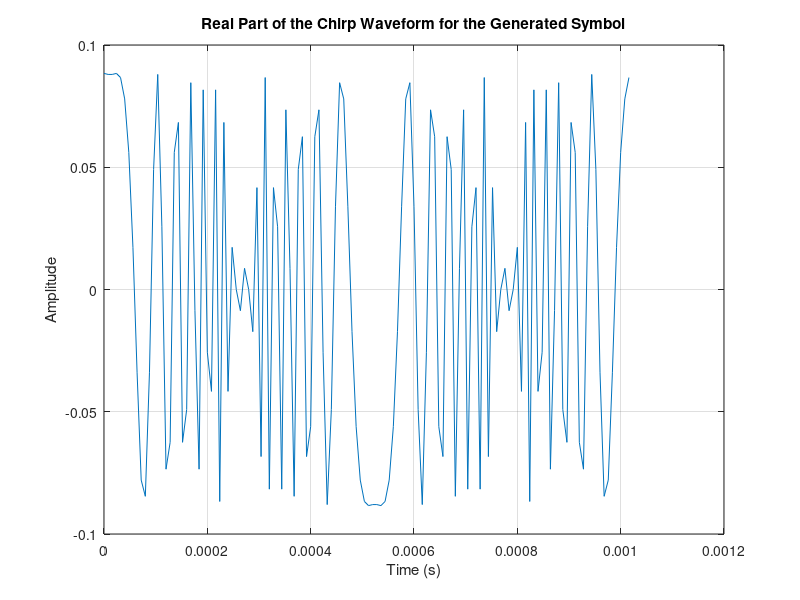
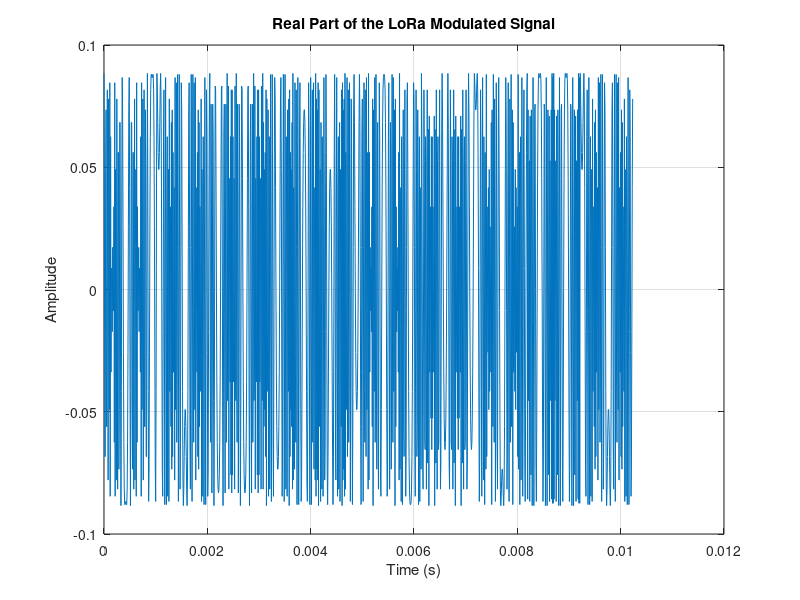

These figures' MATLAB source, in order: (Note: this script raises an error after producing the figures.)
% LORA modulation(Frequency Shift Chirp Modulation (FSCM)).

SF = 7;
B = 125e3;
T = 1 / B;
Ts = 2^SF * T;
% binary vector w of length SF
w = randi([0, 1], 1, SF);
s_nTs = sum(w .* 2.^(0:SF-1)); %number in the range [0, 2^SF - 1]
fprintf('Spreading Factor (SF): %d\n', SF);
fprintf('Binary Vector (w): ');
disp(w);
fprintf('Generated Symbol (s_nTs): %d\n', s_nTs);
k = 0:(2^SF - 1); % Time index K (0 to 2^SF-1)
chirp_waveform = (1/sqrt(2^SF)) * exp(1j * 2 * pi * ((s_nTs + k) .* k) / (2^SF));
% Plot the real part of the chirp waveform to visualize
figure;
plot(k * T, real(chirp_waveform));
xlabel('Time (s)');
ylabel('Amplitude');
title('Real Part of the Chirp Waveform for the Generated Symbol');
grid on;
numSymbols = 10;
symbols = randi([0, 2^SF - 1], 1, numSymbols);
disp(symbols);
modulated_signal = [];
k = 0:(2^SF - 1);
for i = 1:numSymbols
% Current symbol
s_nTs = symbols(i);
% chirp is shifted in frequency by s_nTs
chirp_waveform = (1/sqrt(2^SF)) * exp(1j * 2 * pi * ((s_nTs + k) .* k) / (2^SF));
%append chirp wavieform to the modulated signal
modulated_signal = [modulated_signal, chirp_waveform];
end
time_vector = (0:length(modulated_signal) - 1) * T;
figure;
plot(time_vector, real(modulated_signal));
xlabel('Time (s)');
ylabel('Amplitude');
title('Real Part of the LoRa Modulated Signal');
grid on;
figure;
spectrogram(modulated_signal, 64, 32, 128, B, 'yaxis');
title('Spectrogram of the LoRa Modulated Signal');
time_vector = (0:length(modulated_signal) - 1) * T;

% AWGN channel 
SNR_dB = 10;
awgn_signal = awgn(modulated_signal, SNR_dB, 'measured');
figure;
plot(time_vector, real(awgn_signal));
xlabel('Time (s)');
ylabel('Amplitude');
title('Received Signal in AWGN Channel');
grid on;
figure;
spectrogram(awgn_signal, 64, 32, 128, B, 'yaxis');
title('Spectrogram of the Received Signal in AWGN Channel');

% Frequency - Selectivity Channel
h = [sqrt(0.8), sqrt(0.2)]; % Channel impulse response
faded_signal = filter(h, 1, modulated_signal); % Apply channel effect
faded_awgn_signal = awgn(faded_signal, SNR_dB, 'measured');
figure;
plot(time_vector, real(faded_awgn_signal));
xlabel('Time (s)');
ylabel('Amplitude');
title('Received Signal in Frequency-Selective Channel');
grid on;
figure;
spectrogram(faded_awgn_signal, 64, 32, 128, B, 'yaxis');
title('Spectrogram of the Received Signal in Frequency-Selective Channel');
SNR_dB = 10;
received_signal = awgn(modulated_signal, SNR_dB, 'measured'); % received signal with AWGN
k = 0:(2^SF - 1);
% down-chirp signal
down_chirp = exp(-1j * 2 * pi * (k .* k) / (2^SF));
detected_symbols = zeros(1, numSymbols);
% Demodulation process
for i = 1:numSymbols
symbol_start = (i-1) * 2^SF + 1;
symbol_end = i * 2^SF;
symbol_segment = received_signal(symbol_start:symbol_end);
dechirped_signal = symbol_segment .* down_chirp;
fft_result = fft(dechirped_signal);
%the ~ supresses one of the outputs which we dont need and the one
%which we do is appended on to detected symbols.
[~, detected_symbol] = max(abs(fft_result));
detected_symbols(i) = detected_symbol - 1;
end
fprintf('Detected Symbols:\n');
disp(detected_symbols);
fprintf('Transmitted Symbols:\n');
disp(symbols);
